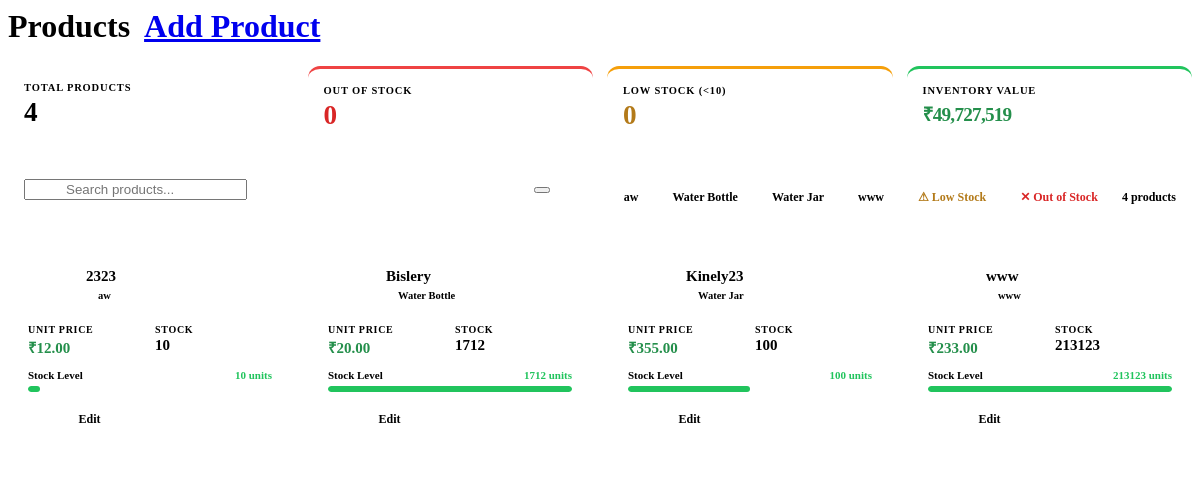
Before: /product.php with the older database file.
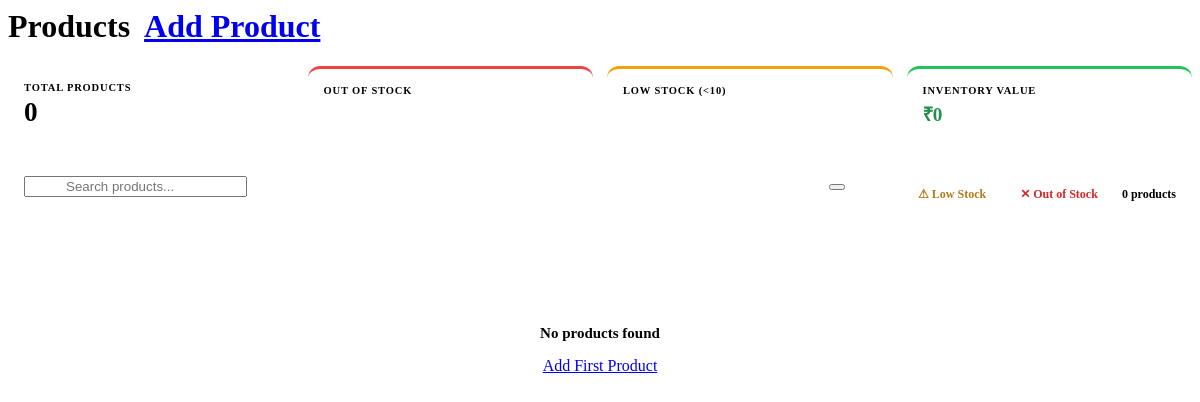
After: the same page with the newer database file.
### tables this page shows
CREATE TABLE `products` (
  `product_id` int(11) NOT NULL,
  `product_category` varchar(100) NOT NULL,
  `product_name` varchar(100) NOT NULL,
  `product_cost` int(11) NOT NULL DEFAULT 0,
  `product_price` int(11) NOT NULL DEFAULT 0,
  `product_stock` int(11) NOT NULL DEFAULT 0
);

### product.php (the view, shortened to what the changed rows need)
<?php
include 'utils.php';
$search   = isset($_GET['search'])   ? $con->real_escape_string(trim($_GET['search']))   : '';
$cat      = isset($_GET['category']) ? $con->real_escape_string(trim($_GET['category'])) : '';
$stock_f  = isset($_GET['stock'])    ? $_GET['stock'] : '';
$cats_res = $con->query("SELECT DISTINCT product_category FROM products ORDER BY product_category");
$where = "1=1";
$sql = "SELECT * FROM products WHERE $where ORDER BY product_name ASC";
$products = $con->query($sql);
$total_count = $products ? $products->num_rows : 0;
$stock_stats = $con->query("SELECT
    COUNT(*) as total,
    SUM(CASE WHEN product_stock <= 0 THEN 1 ELSE 0 END) as out_of_stock,
    SUM(CASE WHEN product_stock > 0 AND product_stock < 10 THEN 1 ELSE 0 END) as low_stock,
    SUM(product_stock * product_price) as inventory_value
FROM products")->fetch_assoc();
?>
<div id="page-wrapper">
    <h1 class="page-header animate-fade-in">
        Products
        <a href="add_product.php" class="btn btn-primary btn-sm">
            <i class="fa fa-plus" style="margin-right:6px;"></i> Add Product
        </a>
    </h1>
    <div class="prod-stats animate-fade-in">
        <div class="pstat" style="border-top:3px solid var(--primary);">
            <div class="pstat-label">Total Products</div>
            <div class="pstat-val"><?php echo $stock_stats['total']; ?></div>
        </div>
        <div class="pstat" style="border-top:3px solid hsl(0,84%,60%);">
            <div class="pstat-label">Out of Stock</div>
            <div class="pstat-val" style="color:hsl(0,70%,50%);"><?php echo $stock_stats['out_of_stock']; ?></div>
        </div>
        <div class="pstat" style="border-top:3px solid hsl(38,92%,50%);">
            <div class="pstat-label">Low Stock (&lt;10)</div>
            <div class="pstat-val" style="color:hsl(38,75%,40%);"><?php echo $stock_stats['low_stock']; ?></div>
        </div>
        <div class="pstat" style="border-top:3px solid hsl(142,71%,45%);">
            <div class="pstat-label">Inventory Value</div>
            <div class="pstat-val" style="font-size:1.2rem; color:hsl(142,60%,35%);">₹<?php echo number_format($stock_stats['inventory_value'] ?? 0, 0); ?></div>
        </div>
    </div>
    <div class="filter-bar animate-fade-in">
        <form method="GET" action="product.php" style="display:flex; gap:8px; align-items:center; flex:1; flex-wrap:wrap;">
            <div class="search-inner">
            </div>
            <button type="submit" class="btn btn-primary btn-sm"><i class="fa fa-search"></i></button>
        </form>
        <div style="display:flex; gap:6px; flex-wrap:wrap; align-items:center; flex-shrink:0;">
            <a href="product.php<?php echo $search ? '?search='.$search : ''; ?>" class="cat-chip <?php echo !$cat && !$stock_f ? 'active' : ''; ?>">All</a>
            <?php if($cats_res): mysqli_data_seek($cats_res,0); foreach($cats_res as $cc): ?>
            <a href="product.php?category=<?php echo urlencode($cc['product_category']); ?><?php echo $search ? '&search='.$search : ''; ?>"
               class="cat-chip <?php echo $cat === $cc['product_category'] ? 'active' : ''; ?>">
                <?php echo htmlspecialchars($cc['product_category']); ?>
            </a>
            <?php endforeach; endif; ?>
            <a href="product.php?stock=low" class="cat-chip <?php echo $stock_f==='low'?'active':''; ?>" style="<?php echo $stock_f==='low'?'':'color:hsl(38,75%,40%); border-color:hsla(38,92%,50%,0.4);'; ?>">⚠ Low Stock</a>
            <a href="product.php?stock=out" class="cat-chip <?php echo $stock_f==='out'?'active':''; ?>" style="<?php echo $stock_f==='out'?'':'color:hsl(0,70%,50%); border-color:hsla(0,84%,60%,0.4);'; ?>">✕ Out of Stock</a>
        </div>
        <span style="font-size:12px; color:var(--text-muted); font-weight:600; flex-shrink:0;"><?php echo $total_count; ?> products</span>
    </div>
    <div class="product-grid animate-fade-in">
    <?php
    $cat_icons = ['Water Bottle'=>'fa-bottle-water','Electronics'=>'fa-microchip','Food'=>'fa-utensils','Others'=>'fa-cube'];
    if ($products && $products->num_rows > 0):
        foreach ($products as $p):
            $stock = (int)$p['product_stock'];
            $out   = $stock <= 0;
            $low   = $stock > 0 && $stock < 10;
            $cat_icon = $cat_icons[$p['product_category']] ?? 'fa-cube';
            $bar_pct = min(100, round($stock / 200 * 100));
            $bar_col = $out ? 'hsl(0,84%,60%)' : ($low ? 'hsl(38,92%,50%)' : 'hsl(142,71%,45%)');
    ?>
        <div class="prod-card">
            <div class="prod-header">
                <div class="prod-icon"><i class="fa <?php echo $cat_icon; ?>"></i></div>
                <div>
                    <div class="prod-name"><?php echo htmlspecialchars($p['product_name']); ?></div>
                    <span class="prod-cat"><i class="fa fa-tag" style="font-size:9px;"></i><?php echo htmlspecialchars($p['product_category']); ?></span>
                </div>
            </div>
            <div class="prod-meta">
                <div>
                    <div class="pm-label">Unit Price</div>
                    <div class="pm-val" style="color:hsl(142,60%,35%);">₹<?php echo number_format($p['product_price'], 2); ?></div>
                </div>
                <div>
                    <div class="pm-label">Stock</div>
                    <div class="pm-val" style="color:<?php echo $out ? 'hsl(0,70%,50%)' : ($low ? 'hsl(38,75%,40%)' : 'var(--text)'); ?>;"><?php echo $stock; ?></div>
                </div>
            </div>
            <div class="stock-bar-wrap">
                <div class="stock-bar-label">
                    <span>Stock Level</span>
                    <span style="color:<?php echo $bar_col; ?>;"><?php echo $stock; ?> units</span>
                </div>
                <div class="stock-bar">
                    <div class="stock-bar-fill" style="width:<?php echo $bar_pct; ?>%; background:<?php echo $bar_col; ?>;"></div>
                </div>
            </div>
            <div class="prod-actions">
                <a href="edit_product.php?id=<?php echo $p['product_id']; ?>" class="p-btn">
                    <i class="fa fa-pen-to-square"></i> Edit
                </a>
                <a href="utils.php?delete_product=true&id=<?php echo $p['product_id']; ?>"
                   class="p-btn del ajax-delete"
                   data-confirm="Delete <?php echo htmlspecialchars($p['product_name']); ?>?">
                </a>
            </div>
        </div>
    <?php endforeach;
    else: ?>
        <div style="grid-column:1/-1; text-align:center; padding:64px 24px; color:var(--text-muted);">
            <p style="font-weight:600; font-size:15px;">No products found</p>
            <a href="add_product.php" class="btn btn-primary btn-sm" style="margin-top:16px;"><i class="fa fa-plus"></i> Add First Product</a>
        </div>
    <?php endif; ?>
    </div>
</div>

Changed rows visible on the page:
removed products: product_name "2323", product_category "aw", product_price "12.00", product_stock "10"
removed products: product_name "Bislery", product_category "Water Bottle", product_price "20.00", product_stock "1712"
removed products: product_name "Kinely23", product_category "Water Jar", product_price "355.00", product_stock "100"
removed products: product_name "www", product_category "www", product_price "233.00", product_stock "213123"
Other visible differences:
$stock_stats['total']: "4" → "0"
$stock_stats['inventory_value']: "49,727,519" → "0"
$total_count: "4" → "0"
$stock_stats['out_of_stock']: "0" → (not shown)
$stock_stats['low_stock']: "0" → (not shown)
text now shown: "No products found Add First Product"
list line gone: "aw"
list line gone: "Water Bottle"
list line gone: "Water Jar"
list line gone: "www"
